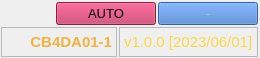
<?xml version="1.0" encoding="UTF-8"?>
<ui version="4.0">
 <class>CVersionInfo</class>
 <widget class="QWidget" name="CVersionInfo">
  <property name="geometry">
   <rect>
    <x>0</x>
    <y>0</y>
    <width>260</width>
    <height>58</height>
   </rect>
  </property>
  <property name="minimumSize">
   <size>
    <width>250</width>
    <height>52</height>
   </size>
  </property>
  <property name="maximumSize">
   <size>
    <width>260</width>
    <height>58</height>
   </size>
  </property>
  <property name="windowTitle">
   <string>Form</string>
  </property>
  <layout class="QVBoxLayout" name="verticalLayout">
   <property name="spacing">
    <number>2</number>
   </property>
   <property name="leftMargin">
    <number>1</number>
   </property>
   <property name="topMargin">
    <number>2</number>
   </property>
   <property name="rightMargin">
    <number>2</number>
   </property>
   <property name="bottomMargin">
    <number>1</number>
   </property>
   <item>
    <layout class="QHBoxLayout" name="horizontalLayout">
     <property name="spacing">
      <number>2</number>
     </property>
     <item>
      <spacer name="horizontalSpacer">
       <property name="orientation">
        <enum>Qt::Horizontal</enum>
       </property>
       <property name="sizeHint" stdset="0">
        <size>
         <width>87</width>
         <height>20</height>
        </size>
       </property>
      </spacer>
     </item>
     <item>
      <widget class="QPushButton" name="btnInterrupt">
       <property name="minimumSize">
        <size>
         <width>100</width>
         <height>20</height>
        </size>
       </property>
       <property name="font">
        <font>
         <pointsize>10</pointsize>
        </font>
       </property>
       <property name="styleSheet">
        <string notr="true">background-color: #c02e5e;</string>
       </property>
       <property name="text">
        <string>AUTO</string>
       </property>
       <property name="iconSize">
        <size>
         <width>24</width>
         <height>24</height>
        </size>
       </property>
       <property name="checkable">
        <bool>true</bool>
       </property>
      </widget>
     </item>
     <item>
      <widget class="QPushButton" name="btnSend">
       <property name="enabled">
        <bool>false</bool>
       </property>
       <property name="minimumSize">
        <size>
         <width>100</width>
         <height>20</height>
        </size>
       </property>
       <property name="font">
        <font>
         <pointsize>10</pointsize>
        </font>
       </property>
       <property name="styleSheet">
        <string notr="true">background-color: #4077c9;</string>
       </property>
       <property name="text">
        <string>-</string>
       </property>
       <property name="iconSize">
        <size>
         <width>24</width>
         <height>24</height>
        </size>
       </property>
       <property name="checkable">
        <bool>true</bool>
       </property>
      </widget>
     </item>
    </layout>
   </item>
   <item>
    <layout class="QHBoxLayout" name="horizontalLayout_2">
     <property name="spacing">
      <number>2</number>
     </property>
     <item>
      <widget class="QLabel" name="lblHostName">
       <property name="sizePolicy">
        <sizepolicy hsizetype="Preferred" vsizetype="Expanding">
         <horstretch>0</horstretch>
         <verstretch>0</verstretch>
        </sizepolicy>
       </property>
       <property name="minimumSize">
        <size>
         <width>100</width>
         <height>20</height>
        </size>
       </property>
       <property name="maximumSize">
        <size>
         <width>300</width>
         <height>80</height>
        </size>
       </property>
       <property name="font">
        <font>
         <pointsize>11</pointsize>
         <weight>75</weight>
         <bold>true</bold>
        </font>
       </property>
       <property name="styleSheet">
        <string notr="true">color: #f2b343;</string>
       </property>
       <property name="frameShape">
        <enum>QFrame::StyledPanel</enum>
       </property>
       <property name="frameShadow">
        <enum>QFrame::Sunken</enum>
       </property>
       <property name="lineWidth">
        <number>1</number>
       </property>
       <property name="text">
        <string>CB4DA01-1</string>
       </property>
       <property name="alignment">
        <set>Qt::AlignRight|Qt::AlignTrailing|Qt::AlignVCenter</set>
       </property>
      </widget>
     </item>
     <item>
      <widget class="QLabel" name="lblSwVersion">
       <property name="sizePolicy">
        <sizepolicy hsizetype="Preferred" vsizetype="Expanding">
         <horstretch>0</horstretch>
         <verstretch>0</verstretch>
        </sizepolicy>
       </property>
       <property name="minimumSize">
        <size>
         <width>100</width>
         <height>20</height>
        </size>
       </property>
       <property name="maximumSize">
        <size>
         <width>300</width>
         <height>80</height>
        </size>
       </property>
       <property name="font">
        <font>
         <pointsize>11</pointsize>
         <weight>50</weight>
         <bold>false</bold>
        </font>
       </property>
       <property name="styleSheet">
        <string notr="true">border-color: rgb(255, 0, 255);
color: #fbd849;</string>
       </property>
       <property name="frameShape">
        <enum>QFrame::StyledPanel</enum>
       </property>
       <property name="frameShadow">
        <enum>QFrame::Sunken</enum>
       </property>
       <property name="lineWidth">
        <number>1</number>
       </property>
       <property name="text">
        <string>v1.0.0 [2023/06/01]</string>
       </property>
       <property name="alignment">
        <set>Qt::AlignLeading|Qt::AlignLeft|Qt::AlignVCenter</set>
       </property>
      </widget>
     </item>
    </layout>
   </item>
  </layout>
 </widget>
 <resources/>
 <connections/>
</ui>
